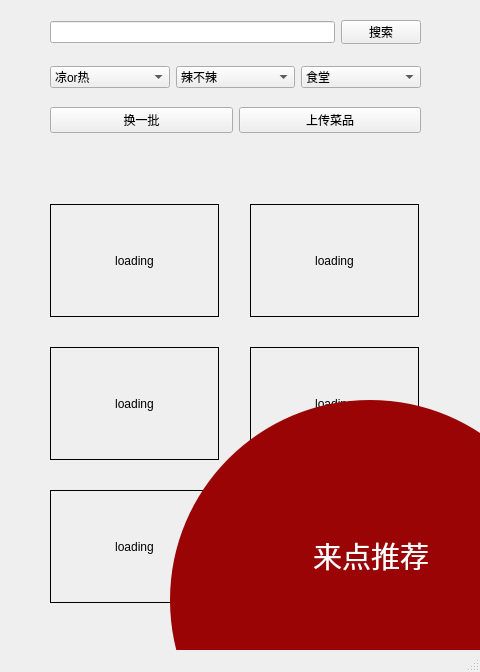
<?xml version="1.0" encoding="UTF-8"?>
<ui version="4.0">
 <class>MainWindow</class>
 <widget class="QMainWindow" name="MainWindow">
  <property name="geometry">
   <rect>
    <x>0</x>
    <y>0</y>
    <width>480</width>
    <height>672</height>
   </rect>
  </property>
  <property name="windowTitle">
   <string>MainWindow</string>
  </property>
  <widget class="QWidget" name="centralwidget">
   <widget class="QWidget" name="layoutWidget">
    <property name="geometry">
     <rect>
      <x>50</x>
      <y>20</y>
      <width>371</width>
      <height>24</height>
     </rect>
    </property>
    <layout class="QHBoxLayout" name="horizontalLayout">
     <item>
      <widget class="QLineEdit" name="lineEditSearch"/>
     </item>
     <item>
      <widget class="QPushButton" name="pushButtonSearch">
       <property name="text">
        <string>搜索</string>
       </property>
      </widget>
     </item>
    </layout>
   </widget>
   <widget class="QWidget" name="layoutWidget">
    <property name="geometry">
     <rect>
      <x>50</x>
      <y>60</y>
      <width>371</width>
      <height>34</height>
     </rect>
    </property>
    <property name="acceptDrops">
     <bool>true</bool>
    </property>
    <layout class="QHBoxLayout" name="horizontalLayout_2">
     <item>
      <widget class="QComboBox" name="comboBox">
       <property name="acceptDrops">
        <bool>true</bool>
       </property>
       <item>
        <property name="text">
         <string>凉or热</string>
        </property>
       </item>
       <item>
        <property name="text">
         <string>凉菜</string>
        </property>
       </item>
       <item>
        <property name="text">
         <string>热菜</string>
        </property>
       </item>
      </widget>
     </item>
     <item>
      <widget class="QComboBox" name="comboBox_2">
       <property name="acceptDrops">
        <bool>true</bool>
       </property>
       <item>
        <property name="text">
         <string>辣不辣</string>
        </property>
       </item>
       <item>
        <property name="text">
         <string>辣</string>
        </property>
       </item>
       <item>
        <property name="text">
         <string>不辣</string>
        </property>
       </item>
      </widget>
     </item>
     <item>
      <widget class="QComboBox" name="comboBox_3">
       <property name="acceptDrops">
        <bool>true</bool>
       </property>
       <property name="editable">
        <bool>false</bool>
       </property>
       <property name="currentText">
        <string>食堂</string>
       </property>
       <property name="currentIndex">
        <number>0</number>
       </property>
       <property name="sizeAdjustPolicy">
        <enum>QComboBox::AdjustToContents</enum>
       </property>
       <item>
        <property name="text">
         <string>食堂</string>
        </property>
       </item>
       <item>
        <property name="text">
         <string>学一</string>
        </property>
       </item>
       <item>
        <property name="text">
         <string>家园</string>
        </property>
       </item>
      </widget>
     </item>
    </layout>
   </widget>
   <widget class="QLabel" name="imglabel_1">
    <property name="geometry">
     <rect>
      <x>50</x>
      <y>204</y>
      <width>169</width>
      <height>113</height>
     </rect>
    </property>
    <property name="sizePolicy">
     <sizepolicy hsizetype="Fixed" vsizetype="Fixed">
      <horstretch>3</horstretch>
      <verstretch>2</verstretch>
     </sizepolicy>
    </property>
    <property name="frameShape">
     <enum>QFrame::Box</enum>
    </property>
    <property name="text">
     <string>loading</string>
    </property>
    <property name="scaledContents">
     <bool>false</bool>
    </property>
    <property name="alignment">
     <set>Qt::AlignCenter</set>
    </property>
   </widget>
   <widget class="QLabel" name="imglabel_2">
    <property name="geometry">
     <rect>
      <x>250</x>
      <y>204</y>
      <width>169</width>
      <height>113</height>
     </rect>
    </property>
    <property name="sizePolicy">
     <sizepolicy hsizetype="Fixed" vsizetype="Fixed">
      <horstretch>3</horstretch>
      <verstretch>2</verstretch>
     </sizepolicy>
    </property>
    <property name="frameShape">
     <enum>QFrame::Box</enum>
    </property>
    <property name="text">
     <string>loading</string>
    </property>
    <property name="scaledContents">
     <bool>false</bool>
    </property>
    <property name="alignment">
     <set>Qt::AlignCenter</set>
    </property>
   </widget>
   <widget class="QLabel" name="imglabel_3">
    <property name="geometry">
     <rect>
      <x>50</x>
      <y>347</y>
      <width>169</width>
      <height>113</height>
     </rect>
    </property>
    <property name="sizePolicy">
     <sizepolicy hsizetype="Fixed" vsizetype="Fixed">
      <horstretch>1</horstretch>
      <verstretch>1</verstretch>
     </sizepolicy>
    </property>
    <property name="frameShape">
     <enum>QFrame::Box</enum>
    </property>
    <property name="text">
     <string>loading</string>
    </property>
    <property name="scaledContents">
     <bool>true</bool>
    </property>
    <property name="alignment">
     <set>Qt::AlignCenter</set>
    </property>
   </widget>
   <widget class="QLabel" name="imglabel_4">
    <property name="geometry">
     <rect>
      <x>250</x>
      <y>347</y>
      <width>169</width>
      <height>113</height>
     </rect>
    </property>
    <property name="sizePolicy">
     <sizepolicy hsizetype="Fixed" vsizetype="Fixed">
      <horstretch>3</horstretch>
      <verstretch>2</verstretch>
     </sizepolicy>
    </property>
    <property name="frameShape">
     <enum>QFrame::Box</enum>
    </property>
    <property name="text">
     <string>loading</string>
    </property>
    <property name="scaledContents">
     <bool>false</bool>
    </property>
    <property name="alignment">
     <set>Qt::AlignCenter</set>
    </property>
   </widget>
   <widget class="QLabel" name="imglabel_5">
    <property name="geometry">
     <rect>
      <x>50</x>
      <y>490</y>
      <width>169</width>
      <height>113</height>
     </rect>
    </property>
    <property name="sizePolicy">
     <sizepolicy hsizetype="Fixed" vsizetype="Fixed">
      <horstretch>3</horstretch>
      <verstretch>2</verstretch>
     </sizepolicy>
    </property>
    <property name="frameShape">
     <enum>QFrame::Box</enum>
    </property>
    <property name="text">
     <string>loading</string>
    </property>
    <property name="scaledContents">
     <bool>false</bool>
    </property>
    <property name="alignment">
     <set>Qt::AlignCenter</set>
    </property>
   </widget>
   <widget class="QLabel" name="imglabel_6">
    <property name="geometry">
     <rect>
      <x>250</x>
      <y>490</y>
      <width>169</width>
      <height>113</height>
     </rect>
    </property>
    <property name="sizePolicy">
     <sizepolicy hsizetype="Fixed" vsizetype="Fixed">
      <horstretch>3</horstretch>
      <verstretch>2</verstretch>
     </sizepolicy>
    </property>
    <property name="frameShape">
     <enum>QFrame::Box</enum>
    </property>
    <property name="text">
     <string>loading</string>
    </property>
    <property name="scaledContents">
     <bool>false</bool>
    </property>
    <property name="alignment">
     <set>Qt::AlignCenter</set>
    </property>
   </widget>
   <widget class="QPushButton" name="imgButton_1">
    <property name="geometry">
     <rect>
      <x>0</x>
      <y>0</y>
      <width>1</width>
      <height>1</height>
     </rect>
    </property>
    <property name="styleSheet">
     <string notr="true">QPushButton {
    background-color: rgba(52, 152, 219, 0); /* 0.5 is 50% transparency */
    color: white;
    border-radius: 5px;
    padding: 10px;
}
</string>
    </property>
    <property name="text">
     <string/>
    </property>
   </widget>
   <widget class="QPushButton" name="imgButton_2">
    <property name="geometry">
     <rect>
      <x>0</x>
      <y>10</y>
      <width>1</width>
      <height>1</height>
     </rect>
    </property>
    <property name="styleSheet">
     <string notr="true">QPushButton {
    background-color: rgba(52, 152, 219, 0); /* 0.5 is 50% transparency */
    color: white;
    border-radius: 5px;
    padding: 10px;
}
</string>
    </property>
    <property name="text">
     <string/>
    </property>
   </widget>
   <widget class="QPushButton" name="imgButton_3">
    <property name="geometry">
     <rect>
      <x>10</x>
      <y>10</y>
      <width>1</width>
      <height>1</height>
     </rect>
    </property>
    <property name="styleSheet">
     <string notr="true">QPushButton {
    background-color: rgba(52, 152, 219, 0); /* 0.5 is 50% transparency */
    color: white;
    border-radius: 5px;
    padding: 10px;
}
</string>
    </property>
    <property name="text">
     <string/>
    </property>
   </widget>
   <widget class="QPushButton" name="imgButton_4">
    <property name="geometry">
     <rect>
      <x>0</x>
      <y>10</y>
      <width>1</width>
      <height>1</height>
     </rect>
    </property>
    <property name="styleSheet">
     <string notr="true">QPushButton {
    background-color: rgba(52, 152, 219, 0); /* 0.5 is 50% transparency */
    color: white;
    border-radius: 5px;
    padding: 10px;
}
</string>
    </property>
    <property name="text">
     <string/>
    </property>
   </widget>
   <widget class="QPushButton" name="imgButton_5">
    <property name="geometry">
     <rect>
      <x>10</x>
      <y>10</y>
      <width>1</width>
      <height>1</height>
     </rect>
    </property>
    <property name="styleSheet">
     <string notr="true">QPushButton {
    background-color: rgba(52, 152, 219, 0); /* 0.5 is 50% transparency */
    color: white;
    border-radius: 5px;
    padding: 10px;
}
</string>
    </property>
    <property name="text">
     <string/>
    </property>
   </widget>
   <widget class="QPushButton" name="imgButton_6">
    <property name="geometry">
     <rect>
      <x>10</x>
      <y>10</y>
      <width>1</width>
      <height>1</height>
     </rect>
    </property>
    <property name="styleSheet">
     <string notr="true">QPushButton {
    background-color: rgba(52, 152, 219, 0); /* 0.5 is 50% transparency */
    color: white;
    border-radius: 5px;
    padding: 10px;
}
</string>
    </property>
    <property name="text">
     <string/>
    </property>
   </widget>
   <widget class="QPushButton" name="RandomButton">
    <property name="geometry">
     <rect>
      <x>170</x>
      <y>400</y>
      <width>400</width>
      <height>400</height>
     </rect>
    </property>
    <property name="styleSheet">
     <string notr="true">QPushButton {
    border-radius: 200px; /* 将按钮的边框半径设置为100像素，即直径为200 */
    background-color: rgb(155, 4, 4); /* 设置按钮的背景颜色为(155, 4, 4) */
}</string>
    </property>
    <property name="text">
     <string/>
    </property>
    <property name="iconSize">
     <size>
      <width>40</width>
      <height>40</height>
     </size>
    </property>
   </widget>
   <widget class="QWidget" name="layoutWidget">
    <property name="geometry">
     <rect>
      <x>50</x>
      <y>90</y>
      <width>371</width>
      <height>61</height>
     </rect>
    </property>
    <layout class="QHBoxLayout" name="horizontalLayout_3">
     <item>
      <widget class="QPushButton" name="pushButtonChange">
       <property name="text">
        <string>换一批</string>
       </property>
      </widget>
     </item>
     <item>
      <widget class="QPushButton" name="pushButton">
       <property name="text">
        <string>上传菜品</string>
       </property>
      </widget>
     </item>
    </layout>
   </widget>
   <widget class="QLabel" name="label">
    <property name="geometry">
     <rect>
      <x>313</x>
      <y>540</y>
      <width>151</width>
      <height>31</height>
     </rect>
    </property>
    <property name="font">
     <font>
      <pointsize>22</pointsize>
     </font>
    </property>
    <property name="styleSheet">
     <string notr="true">QLabel {
    color: white; /* 将字体颜色设置为白色 */n}</string>
    </property>
    <property name="text">
     <string>来点推荐</string>
    </property>
   </widget>
  </widget>
  <widget class="QStatusBar" name="statusbar"/>
 </widget>
 <resources/>
 <connections/>
</ui>
